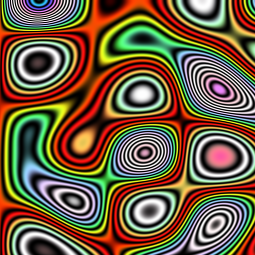
Frame 1 (no input)
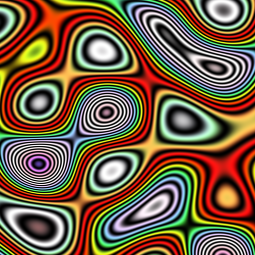
Frame 60 (the mouse pressed at the canvas centre just before this capture)
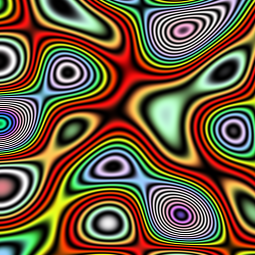
Frame 120 (the mouse held since frame 60 and released just before this capture)

The Processing sketch that drew these frames (run headless with seeded random() and noise(); from frame 60 on, the mouse is pressed at the canvas centre):

// Processing sketch: processing_122153
// ── processing_122153.pde

int d;

void setup() {  //setup function called initially, only once
  size(255, 255);
  background(255);  //set background white
  colorMode(HSB);   //set colors to Hue, Saturation, Brightness mode
  d = 0;
}

void draw() {  //draw function loops 
  d++;
  noStroke();
  fill(random(255),100,255,50);
 int i=0; 
loadPixels();  
// Loop through every pixel
for (int y = 0; y < 255; y++) {
for (int x = 0; x < 255; x++) {
  // Pick a random number, 0 to 255
  float r= (
   (sin(0.062*d + 0.021*x)*cos(0.071*d + 0.037*y)) +
   (sin(0.041*d + 0.052*x)*cos(0.032*d + 0.042*y)) +
   (sin(0.013*d + 0.032*x)*cos(0.042*d + 0.061*y)) + 0
  )*0.33*127 + 128;
  // Create a grayscale color based on random number
  color c = color(sin(r*0.04)*127+127, cos(r*0.05)*127+127, sin(r*r*0.002)*127+128);
  // Set pixel at that location to random color
  pixels[i] = c;
  i++;
}
}
// When we are finished dealing with pixels
updatePixels(); 

}
